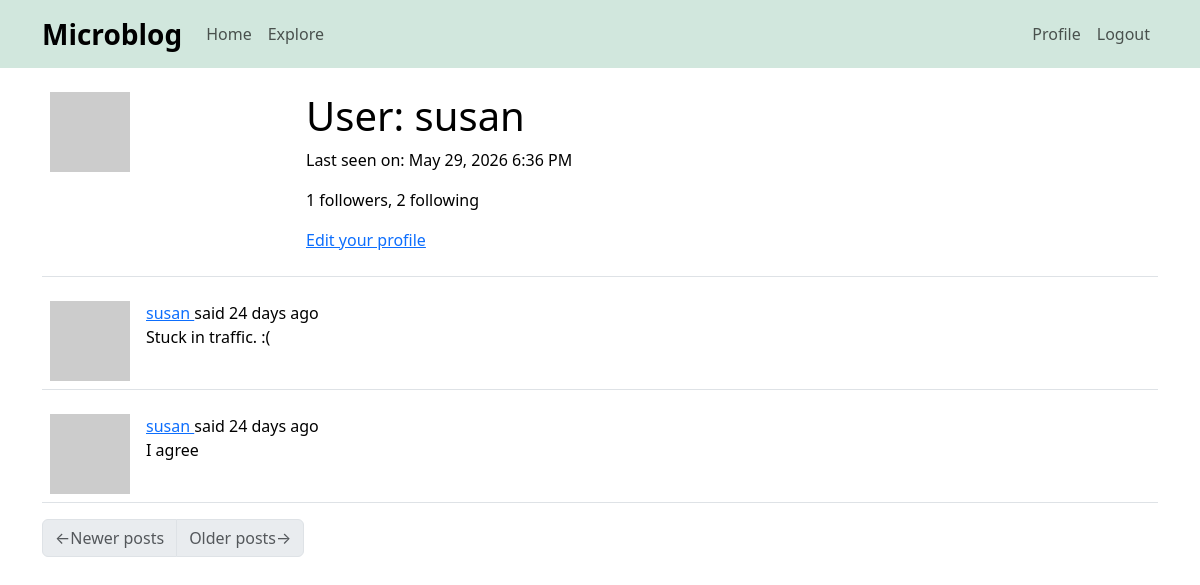
Page /user/susan (signed in) on the committed database.
### app/models.py (models this page shows, shortened)
class User(UserMixin, db.Model):
    id: so.Mapped[int] = so.mapped_column(primary_key=True)
    username: so.Mapped[str] = so.mapped_column(sa.String(64), index=True,
                                                unique=True)
    email: so.Mapped[str] = so.mapped_column(sa.String(120), index=True,
                                             unique=True)
    password_hash: so.Mapped[Optional[str]] = so.mapped_column(sa.String(256))
    posts: so.WriteOnlyMapped['Post'] = so.relationship(
        back_populates='author')
    about_me: so.Mapped[Optional[str]] = so.mapped_column(sa.String(140))
    last_seen: so.Mapped[Optional[datetime]] = so.mapped_column(
        default=lambda: datetime.now(timezone.utc))
    following: so.WriteOnlyMapped['User'] = so.relationship(
        secondary=followers, primaryjoin=(followers.c.follower_id == id),
        secondaryjoin=(followers.c.followed_id == id),
        back_populates='followers')
    followers: so.WriteOnlyMapped['User'] = so.relationship(
        secondary=followers, primaryjoin=(followers.c.followed_id == id),
        secondaryjoin=(followers.c.follower_id == id),
        back_populates='following')
    def avatar(self, size):
        digest = md5(self.email.lower().encode('utf-8')).hexdigest()
        return f'https://www.gravatar.com/avatar/{digest}?d=identicon&s={size}'
    def followers_count(self):
        query = sa.select(sa.func.count()).select_from(
            self.followers.select().subquery())
        return db.session.scalar(query)
    def following_count(self):
        query = sa.select(sa.func.count()).select_from(
            self.following.select().subquery())
        return db.session.scalar(query)

class Post(db.Model):
    id: so.Mapped[int] = so.mapped_column(primary_key=True)
    body: so.Mapped[str] = so.mapped_column(sa.String(140))
    timestamp: so.Mapped[datetime] = so.mapped_column(
        index=True, default=lambda: datetime.now(timezone.utc))
    user_id: so.Mapped[int] = so.mapped_column(sa.ForeignKey(User.id),
                                               index=True)
    author: so.Mapped[User] = so.relationship(back_populates='posts')
    language: so.Mapped[Optional[str]] = so.mapped_column(sa.String(5))

### app/routes.py (the view)
@app.route('/user/<username>')
@login_required
def user(username):
    user = db.first_or_404(sa.select(User).where(User.username == username))
    page = request.args.get('page', 1, type=int)
    query = user.posts.select().order_by(Post.timestamp.desc())
    posts = db.paginate(query, page=page,
                        per_page=app.config['POSTS_PER_PAGE'],
                        error_out=False)
    next_url = url_for('user', username=user.username, page=posts.next_num) \
        if posts.has_next else None
    prev_url = url_for('user', username=user.username, page=posts.prev_num) \
        if posts.has_prev else None
    form = EmptyForm()
    return render_template('user.html', user=user, posts=posts.items,
                           next_url=next_url, prev_url=prev_url, form=form)

### app/__init__.py (called while the page is built)
def get_locale():
    return request.accept_languages.best_match(app.config['LANGUAGES'])

### app/models.py (called while the page is built)
@login.user_loader
def load_user(id):
    return db.session.get(User, int(id))

### app/routes.py (called while the page is built)
@app.before_request
def before_request():
    if current_user.is_authenticated:
        current_user.last_seen = datetime.now(timezone.utc)
        db.session.commit()
    g.locale = str(get_locale())

### app/templates/user.html (shortened to what this page needs)
{% extends "base.html" %}
{% block content %}
    <table class="table table-hover">
        <tr>
            <td width="256px"><img src="{{ user.avatar(256) }}"></td>
            <td>
                <h1>{{ _('User') }}: {{ user.username }}</h1>
                {% if user.last_seen %}
                <p>{{ _('Last seen on') }}: {{ moment(user.last_seen).format('LLL') }}</p>
                {% endif %}
                <p>{{ _('%(count)d followers', count=user.followers_count()) }}, {{ _('%(count)d following', count=user.following_count()) }}</p>
                {% if user == current_user %}
                <p><a href="{{ url_for('edit_profile') }}">{{ _('Edit your profile') }}</a></p>
                {% endif %}
            </td>
        </tr>
    </table>
    {% for post in posts %}
        {% include '_post.html' %}
    {% endfor %}
    <nav aria-label="Post navigation">
        <ul class="pagination">
            <li class="page-item{% if not prev_url %} disabled{% endif %}">
                <a class="page-link" href="{{ prev_url }}">
                    <span aria-hidden="true">&larr;</span>{{ _('Newer posts') }}
                </a>
            </li>
            <li class="page-item{% if not next_url %} disabled{% endif %}">
                <a class="page-link" href="{{ next_url }}">
                    {{ _('Older posts') }}<span aria-hidden="true">&rarr;</span>
                </a>
            </li>
        </ul>
    </nav>
{% endblock %}

### app/templates/_post.html (shortened to what this page needs)
<table class="table table-hover">
    <tr>
        <td width="70px">
            <a href="{{ url_for('user', username=post.author.username) }}">
                <img src="{{ post.author.avatar(70) }}">
            </a>
        </td>
        <td>
            {{ _('%(username)s said %(when)s',
                username=user_link, when=moment(post.timestamp).fromNow()) }}
            <br>
            <span id="post{{ post.id }}">{{ post.body }}</span>
        </td>
    </tr>
</table>

### rows in the picture
User: username "susan", last_seen "May 29, 2026 6:36 PM"
Post: body "Stuck in traffic. :("
Post: body "I agree"
